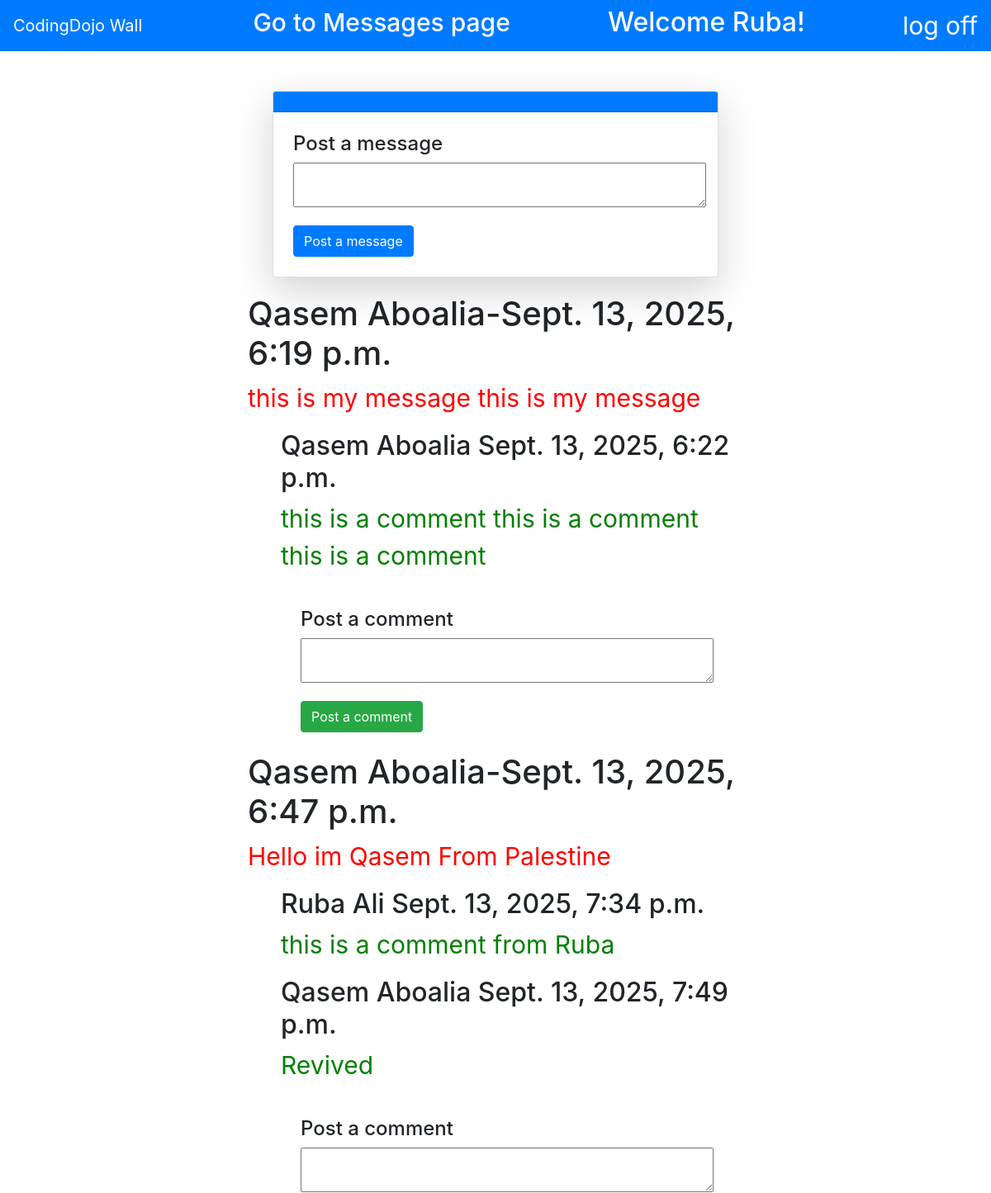
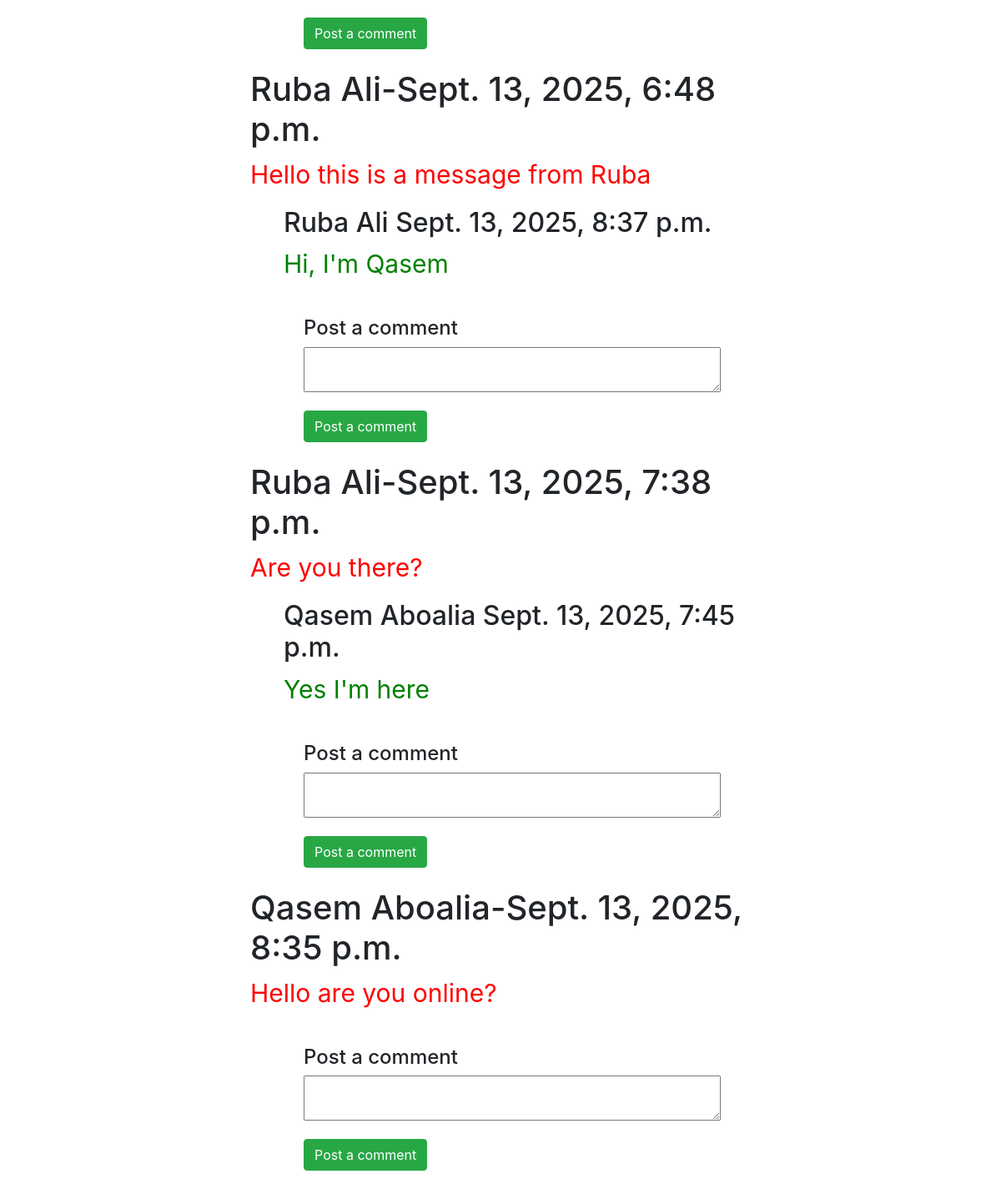
Page /wall/ (signed in) on the committed database (2 pictures, top to bottom).
### the_wall_app/models.py (models this page shows, shortened)
class Users(models.Model):
    first_name=models.CharField(max_length=45)
    last_name=models.CharField(max_length=45)
    email=models.EmailField(max_length=255 , unique=True)
    password=models.CharField(max_length=255)
    created_at=models.DateTimeField(auto_now_add=True)
    updated_at=models.DateTimeField(auto_now=True)
    objects=usersManager()

class Messages(models.Model):
    content=models.TextField(max_length=255)
    user=models.ForeignKey(Users,related_name='user_message',on_delete=models.CASCADE)
    created_at=models.DateTimeField(auto_now_add=True)
    updated_at=models.DateTimeField(auto_now=True)

class Comments(models.Model):
    comment=models.TextField(max_length=255)
    message=models.ForeignKey(Messages,related_name='message_comment',on_delete=models.CASCADE)
    user=models.ForeignKey(Users,related_name='user_comment',on_delete=models.CASCADE)
    created_at=models.DateTimeField(auto_now_add=True)
    updated_at=models.DateTimeField(auto_now=True)

### the_wall_app/views.py (the view)
# urls.py: path('wall/',views.wall,name='wall'),
def wall(request):
    if 'userid' not in request.session:
        messages.error(request,'Please log in first', extra_tags='login')
        return redirect('/')
    user=Users.objects.get(id=request.session['userid'])
    data={
        'user':user,
        'Messages':Messages.objects.all(),
        'Comments':Comments.objects.all().order_by('created_at')
    }
    return render (request,'comment.html',data)

### the_wall_app/templates/comment.html (shortened to what this page needs)
{% load static %}
<!DOCTYPE html>
<html lang="en">
<head>
    <link rel="stylesheet" href="{% static 'the_wall_app/style.css' %}">
    <link rel="stylesheet" href="https://cdn.jsdelivr.net/npm/bootstrap@4.3.1/dist/css/bootstrap.min.css"
>
</head>
<body>
    <nav style="color: white; font-size: 30px;" class="navbar navbar-light bg-primary justify-content-between">
        <a class="navbar-brand">CodingDojo Wall</a>
        <h2 ><a style="color: white; font-size: 30px;" href="{% url 'home' %}">Go to Messages page</a></h2>
        <h2>Welcome {{user.first_name}}!</h2>
        <a style="color: white; font-size: 30px;" href="{% url 'logout' %}">log off</a>
    </nav>
    <div class="main">
        <div class="container mt-5">
            <div class="row justify-content-center">
                <div class="col-md-6">
                    <div class="card shadow-lg rounded-3">
                        <div class="card-header text-center bg-primary text-white">
                        </div>
                        <div class="card-body p-4">
                            <form action="{% url 'post_msg' %}" method="POST">
                                <div class="mb-3">
                                    <h4>Post a message</h4>
                                    <textarea style="width: 500px" ; class="form-msg" name="content"
                                        id="content"></textarea>
                                </div>
                                <div class="d-grid">
                                    <button type="submit" class="btn btn-primary">Post a message</button>
                                </div>
                            </form>
                        </div>
                    </div>
                </div>
            </div>
        </div>
    </div>
    <div style="width: 50%; margin:20px auto;" class="contet">
        {% for msg in Messages %}
        <h1>{{msg.user.first_name}} {{msg.user.last_name}}-{{msg.created_at}}</h1>
        <p style="font-size: 30px; color: red;">{{msg.content}}</p>
        {% for comment in Comments %}
        {% if comment.message.id == msg.id %}
        <h2 style="margin-left: 40px;">{{comment.user.first_name}} {{comment.user.last_name}} {{comment.created_at}}
        </h2>
        <p style="font-size: 30px; color: green; margin-left: 40px;">{{comment.comment}}</p>
        {% endif %}
        {% endfor %}
        <div class="card-body p-4" style="margin-left: 40px;">
            <form action="{% url 'post_comment' %}" method="POST">
                <div class="mb-3">
                    <h4>Post a comment</h4>
                    <textarea style="width: 500px" ; class="form-msg" name="comment" id="comment"></textarea>
                </div>
                <div class="d-grid">
                    <button type="submit" class="btn btn-success">Post a comment</button>
                </div>
            </form>
        </div>
        {% endfor %}
    </div>
</body>
</html>

### the_wall_app/static/the_wall_app/style.css (style rules this page uses)
.main { display: flex; justify-content: space-between; }

### rows in the picture
Users: first_name "Ruba"
Messages: user.first_name "Qasem", user.last_name "Aboalia", created_at "Sept. 13, 2025, 6:19 p.m.", content "this is my message this is my message"
Comments: user.first_name "Qasem", user.last_name "Aboalia", created_at "Sept. 13, 2025, 6:22 p.m.", comment "this is a comment this is a comment this is a comment"
Messages: user.first_name "Qasem", user.last_name "Aboalia", created_at "Sept. 13, 2025, 6:47 p.m.", content "Hello im Qasem From Palestine"
Comments: user.first_name "Ruba", user.last_name "Ali", created_at "Sept. 13, 2025, 7:34 p.m.", comment "this is a comment from Ruba"
Comments: user.first_name "Qasem", user.last_name "Aboalia", created_at "Sept. 13, 2025, 7:49 p.m.", comment "Revived"
Messages: user.first_name "Ruba", user.last_name "Ali", created_at "Sept. 13, 2025, 6:48 p.m.", content "Hello this is a message from Ruba"
Comments: user.first_name "Ruba", user.last_name "Ali", created_at "Sept. 13, 2025, 8:37 p.m.", comment "Hi, I'm Qasem"
Messages: user.first_name "Ruba", user.last_name "Ali", created_at "Sept. 13, 2025, 7:38 p.m.", content "Are you there?"
Comments: user.first_name "Qasem", user.last_name "Aboalia", created_at "Sept. 13, 2025, 7:45 p.m.", comment "Yes I'm here"
Messages: user.first_name "Qasem", user.last_name "Aboalia", created_at "Sept. 13, 2025, 8:35 p.m.", content "Hello are you online?"
